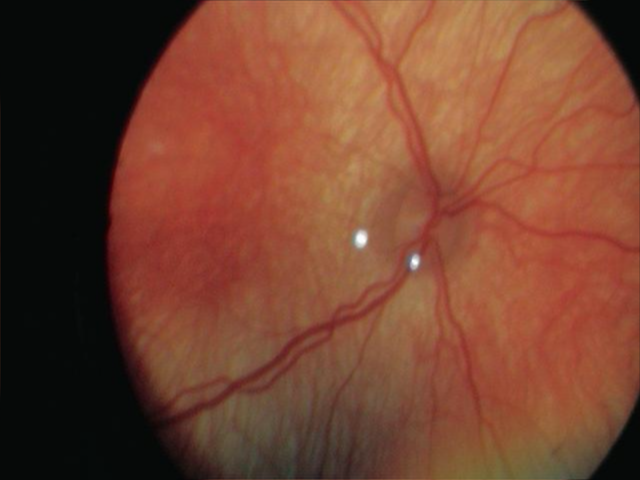
%> input picture lib/Dijkstra_segmentation/frame.png, 640 x 480 px
$ octave --eval "result = log_scales(imread('frame.png'));"   (GNU Octave 9; MATLAB toolbox functions it lacks are replaced by stand-ins)
%> lines starting %> are read from the running program, lines starting %| are printed output that depends on the picture
### lib/Dijkstra_segmentation/normalize_image.m
function I = normalize_image(I,k)
%CODE FOR THE PAPER
%"Exploratory Dijkstra forest based automatic vessel segmentation: applications in video indirect ophthalmoscopy (VIO)",
%R. Estrada, C. Tomasi, M. T. Cabrera, D.K. Wallace, S.F. Freedman, S. Farsiu
%Biomedical Optics Express, 3(2), pp. 327-339. Feb. 2012.
%COPYRIGHT 2012, DUKE UNIVERSITY
%Please contact Rolando Estrada who developed the code under the supervision of Prof. Sina Farsiu and Prof. Carlo Tomasi    if you have questions about the code and dataset.
%restrada@cs.duke.edu
if nargin == 1
    k = 255;
end


I = double(I);
I0 = I;
I = I - min(min(I));
if max(max(I)) ~= 0
    I = k*(I./max(max(I)));
else
    I = I0;
end

### lib/Dijkstra_segmentation/log_scales.m
function I3 = log_scales(I,sm,tmn,tmx,dt,m)
%CODE FOR THE PAPER
%"Exploratory Dijkstra forest based automatic vessel segmentation: applications in video indirect ophthalmoscopy (VIO)",
%R. Estrada, C. Tomasi, M. T. Cabrera, D.K. Wallace, S.F. Freedman, S. Farsiu
%Biomedical Optics Express, 3(2), pp. 327-339. Feb. 2012.
%COPYRIGHT 2012, DUKE UNIVERSITY
%Please contact Rolando Estrada who developed the code under the supervision of Prof. Sina Farsiu and Prof. Carlo Tomasi    if you have questions about the code and dataset.
%restrada@cs.duke.edu
if nargin == 1
    sm = 26;
    tmn = 0.1;
    tmx = 2;
    dt = 0.1;
    m = 'max';
elseif nargin == 2
    tmn = 0.1;
    tmx = 2;
    dt = 0.1;
    m = 'max';
elseif nargin == 3
    tmn = 0.1;
    tmx = 2;
    dt = 0.1;
    m = 'max';
end

I = double(I);

sm2 = [sm+5,sm+5];
I = padarray(I,sm2,'replicate');
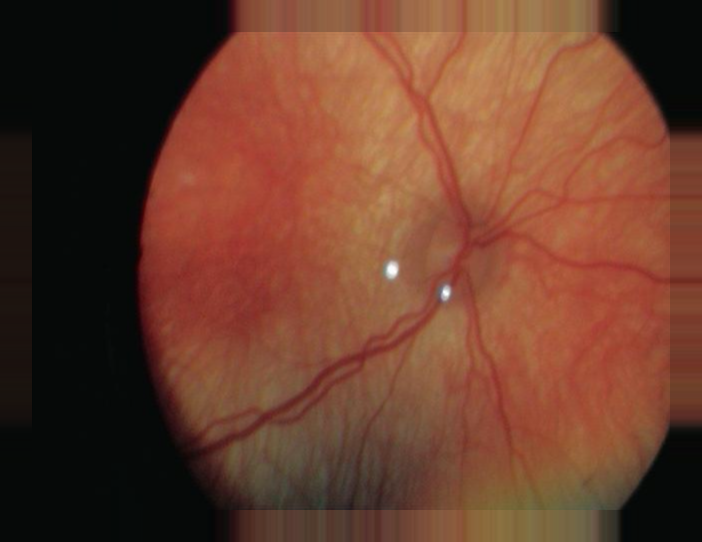
%> I: size 542x702x3 double; mean R, G, B 106.4, 62.3, 44.1

if strcmp(m,'max')
    I3 = -Inf*ones(size(I));
elseif strcmp(m,'min');
    I3 = Inf*ones(size(I));
end

    for t = tmn:dt:tmx
        h = fspecial('log',[sm,sm],t);
        I2 = imfilter(I,h,1);
        if strcmp(m,'max')
            I3 = normalize_image(max(normalize_image(I3,1),normalize_image(I2,1)),1);
        elseif strcmp(m,'min')
            I3 = min(I3,I2);
        end
    end
%> this loop made 20 passes
%> pass 1, in log_scales, `I2 = imfilter(I,h,1);`:
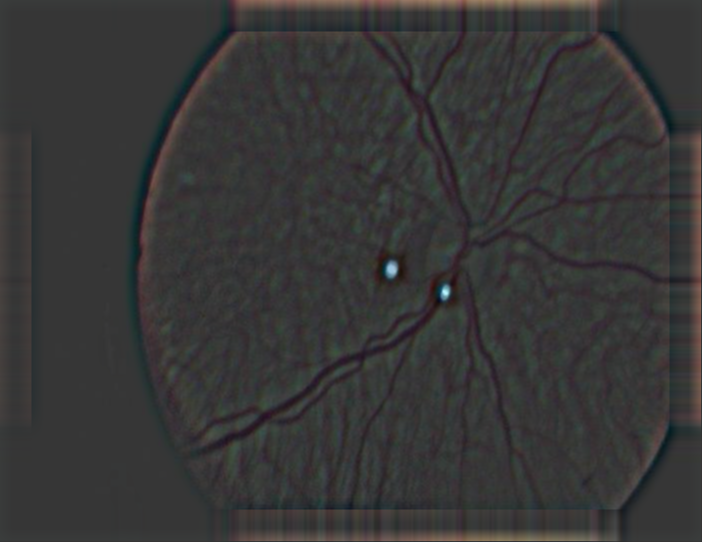
%> I2: size 542x702x3 double; mean R, G, B 5444.8, 3687.3, 2642.3; drawn with min black and max white
%> after the loop:
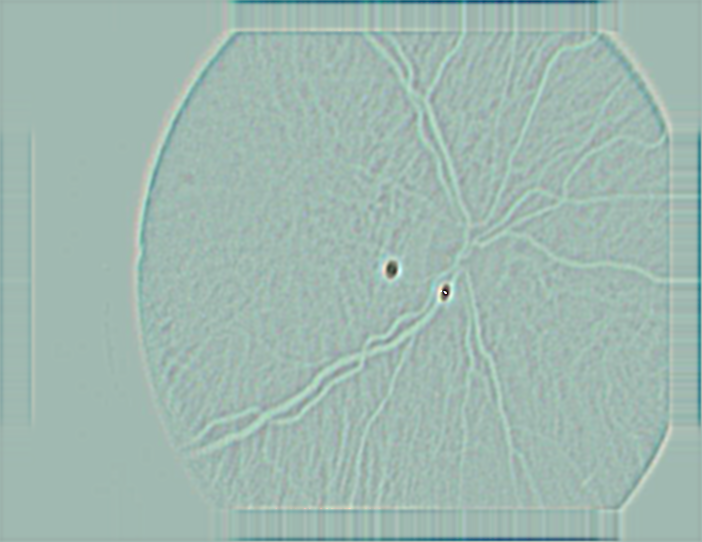
%> I3: size 542x702x3 double; mean R, G, B 0.626, 0.725, 0.693
if strcmp(m,'max')
    I3 = max(max(I3)) - I3;
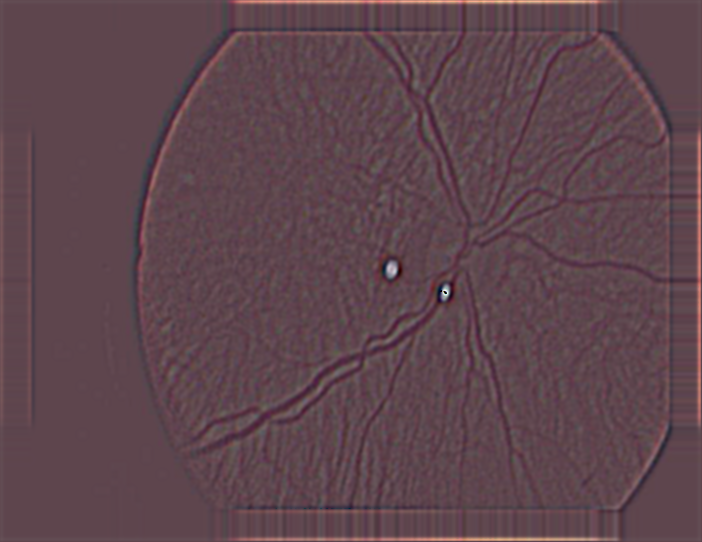
%> I3: size 542x702x3 double; mean R, G, B 0.374, 0.275, 0.307
end

I3 = I3 - min(min(I3));

I3 = I3((sm2(1)+1):size(I3,1)-sm2(1),(sm2(2)+1):size(I3,2)-sm2(2));
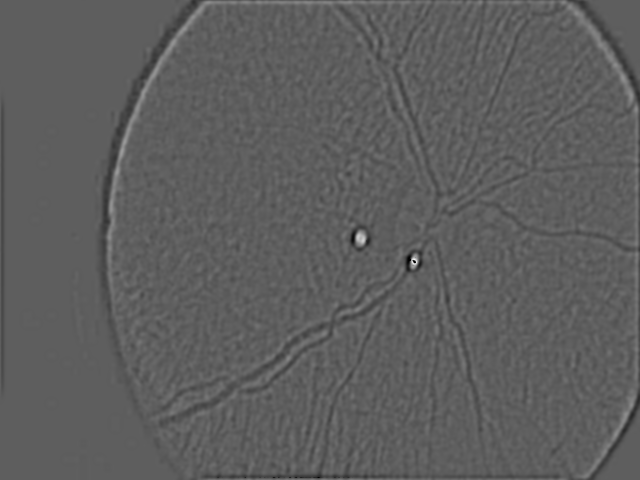
%> I3: size 480x640 double; min 0, max 0.959, mean 0.37
